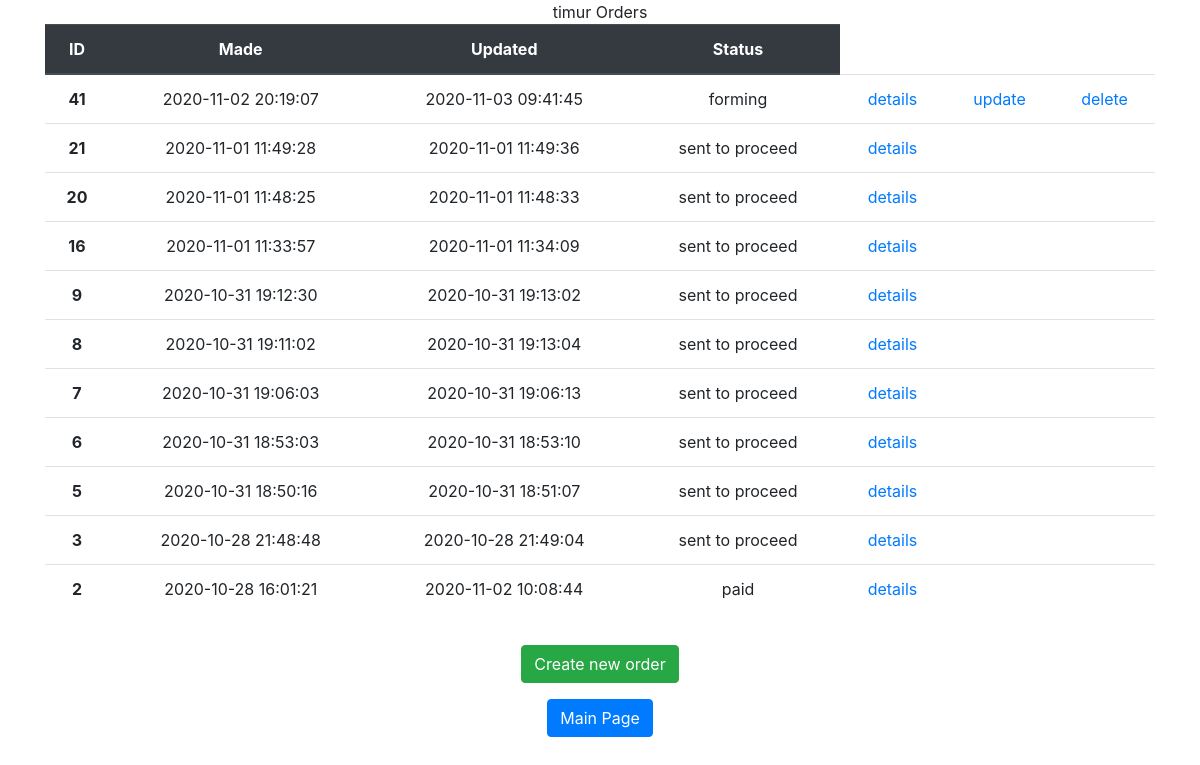
Screenshot of /order/ (signed in) with the database file from the repository.
### authapp/models.py (models this page shows, shortened)
class ShopUser(AbstractUser):
    avatar = models.ImageField(upload_to='users_avatars', blank=True)
    age = models.PositiveSmallIntegerField(verbose_name='age', default=18)
    activation_key = models.CharField(max_length=128, blank=True)
    activation_key_expires = models.DateTimeField(default=(now() + timedelta(hours=48)))

### ordersapp/models.py (models this page shows, shortened)
class Order(models.Model):
    FORMING = 'FM'
    SENT_TO_PROCEED = 'STP'
    PROCEEDED = 'PRD'
    PAID = 'PD'
    READY = 'RDY'
    DONE = 'DN'
    CANCEL = 'CNL'
    ORDER_STATUS_CHOICES = (
        (FORMING, 'forming'),
        (SENT_TO_PROCEED, 'sent to proceed'),
        (PROCEEDED, 'proceeded'),
        (PAID, 'paid'),
        (READY, 'ready'),
        (DONE, 'done'),
        (CANCEL, 'canceled')
    )
    user = models.ForeignKey(settings.AUTH_USER_MODEL, on_delete=models.CASCADE, verbose_name='user')
    created = models.DateTimeField(verbose_name='made', auto_now_add=True)
    updated = models.DateTimeField(verbose_name='updated', auto_now=True)
    status = models.CharField(verbose_name='status', max_length=3, choices=ORDER_STATUS_CHOICES, default=FORMING)
    is_active = models.BooleanField(verbose_name='active', default=True)
    class Meta:
        ordering = ('-created',)
        verbose_name = 'order'
        verbose_name_plural = 'orders'

### ordersapp/views.py (the view)
# urls.py: path('', ordersapp.OrderList.as_view(), name='orders_list'),
class OrderList(ListView):
    model = Order
    def get_queryset(self):
        return Order.objects.filter(user=self.request.user)

### mainapp/context_processors.py (called while the page is built)
def shopping_cart(request):
    shopping_cart = []
    if request.user.is_authenticated:
        shopping_cart = ShoppingCart.objects.filter(user=request.user)
    return {
        'shopping_cart':
            shopping_cart,
    }

### ordersapp/templates/ordersapp/order_list.html
{% extends 'ordersapp/base.html' %}
{% load static %}
{% block content %}
    <div class="container text-center">
    <div class="row">
        <div class="col">
            {% if user.first_name %}
            {{ user.first_name }}
                {% else %}
                User
            {% endif %} Orders
        </div>
    </div>
    </div>
    <div class="container text-center">
    <div class="row">
        <div class="col">
            <table class="table">
  <thead class="thead-dark">
    <tr>
      <th scope="col">ID</th>
      <th scope="col">Made</th>
      <th scope="col">Updated</th>
      <th scope="col">Status</th>
    </tr>
  </thead>
                <tbody>
                {% for item in object_list %}
                {% if item.is_active %}
                <tr>
                    <th scope="row">{{ item.pk }}</th>
                    <td>{{ item.created|date:"Y-m-d H:i:s" }}</td>
                    <td>{{ item.updated|date:"Y-m-d H:i:s" }}</td>
                    <td>{{ item.get_status_display }}</td>
                    <td>
                        <a href="{% url 'ordersapp:order_read' item.pk %}"> details</a>
                    </td>
                    <td>
                        {% if item.status == 'FM' %}
                        <a href="{% url 'ordersapp:order_update' item.pk %}">update</a>
                        {% endif %}
                    </td>
                    <td>
                        {% if item.status == 'FM' %}
                        <a href="{% url 'ordersapp:order_delete' item.pk %}">delete</a>
                        {% endif %}
                    </td>
                </tr>
            {% endif %}
            {% endfor %}
                </tbody>
            </table>
        </div>
    </div>
    </div>
    <div class="container text-center mt-3">
    <div class="row">
        <div class="col">
            <a href="{% url 'ordersapp:order_create' %}" class="btn btn-success" role="button">Create new order</a>
        </div>
    </div>
    </div>
    <div class="container text-center mt-3">
    <div class="row">
        <div class="col">
            <a href="{% url 'main' %}" class="btn btn-primary" role="button">Main Page</a>
        </div>
    </div>
    </div>
{% endblock %}

### rows the page displays
ShopUser: first_name "timur"
Order: pk "41", created "2020-11-02 20:19:07", updated "2020-11-03 09:41:45", status "forming", shows "delete"
Order: pk "21", created "2020-11-01 11:49:28", updated "2020-11-01 11:49:36", status "sent to proceed"
Order: pk "20", created "2020-11-01 11:48:25", updated "2020-11-01 11:48:33", status "sent to proceed"
Order: pk "16", created "2020-11-01 11:33:57", updated "2020-11-01 11:34:09", status "sent to proceed"
Order: pk "9", created "2020-10-31 19:12:30", updated "2020-10-31 19:13:02", status "sent to proceed"
Order: pk "8", created "2020-10-31 19:11:02", updated "2020-10-31 19:13:04", status "sent to proceed"
Order: pk "7", created "2020-10-31 19:06:03", updated "2020-10-31 19:06:13", status "sent to proceed"
Order: pk "6", created "2020-10-31 18:53:03", updated "2020-10-31 18:53:10", status "sent to proceed"
Order: pk "5", created "2020-10-31 18:50:16", updated "2020-10-31 18:51:07", status "sent to proceed"
Order: pk "3", created "2020-10-28 21:48:48", updated "2020-10-28 21:49:04", status "sent to proceed"
Order: pk "2", created "2020-10-28 16:01:21", updated "2020-11-02 10:08:44", status "paid"
